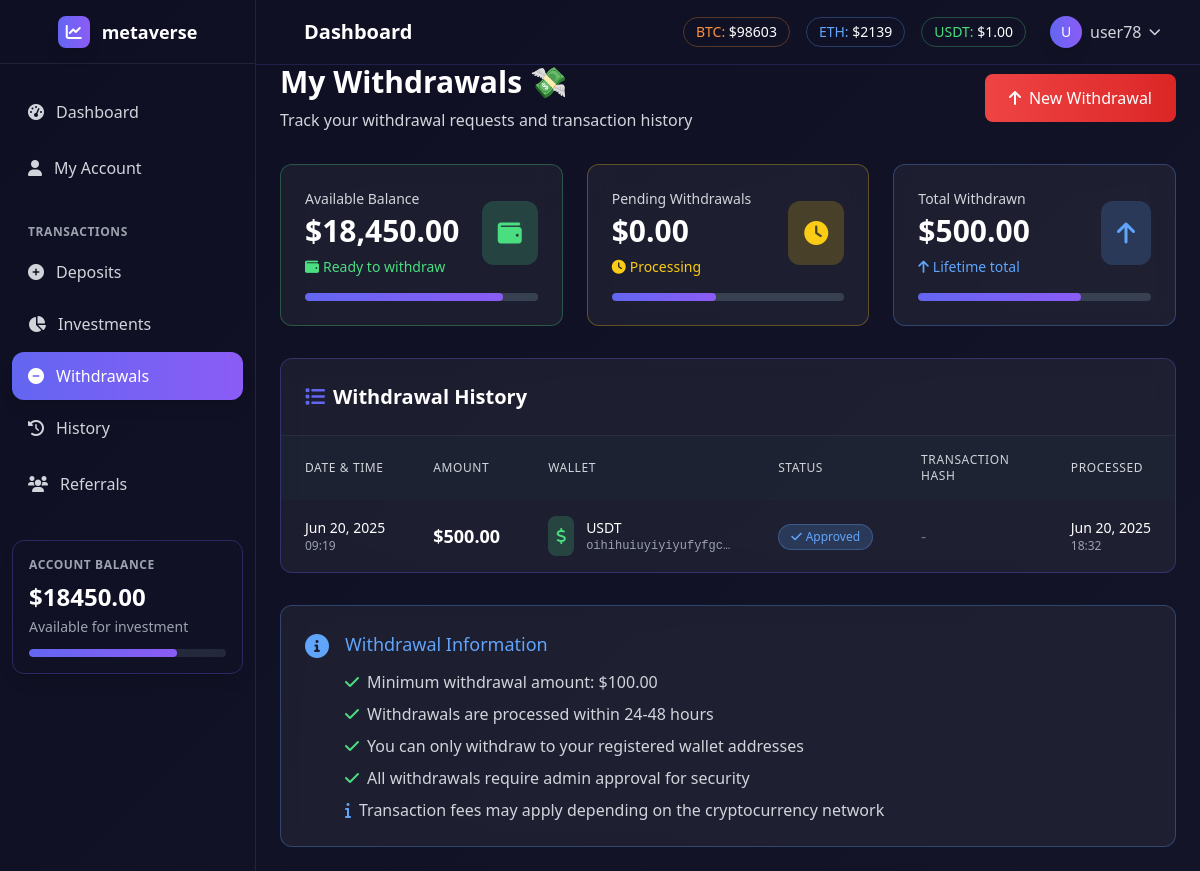
Page /transactions/withdrawals/ (signed in) on the earlier database version.
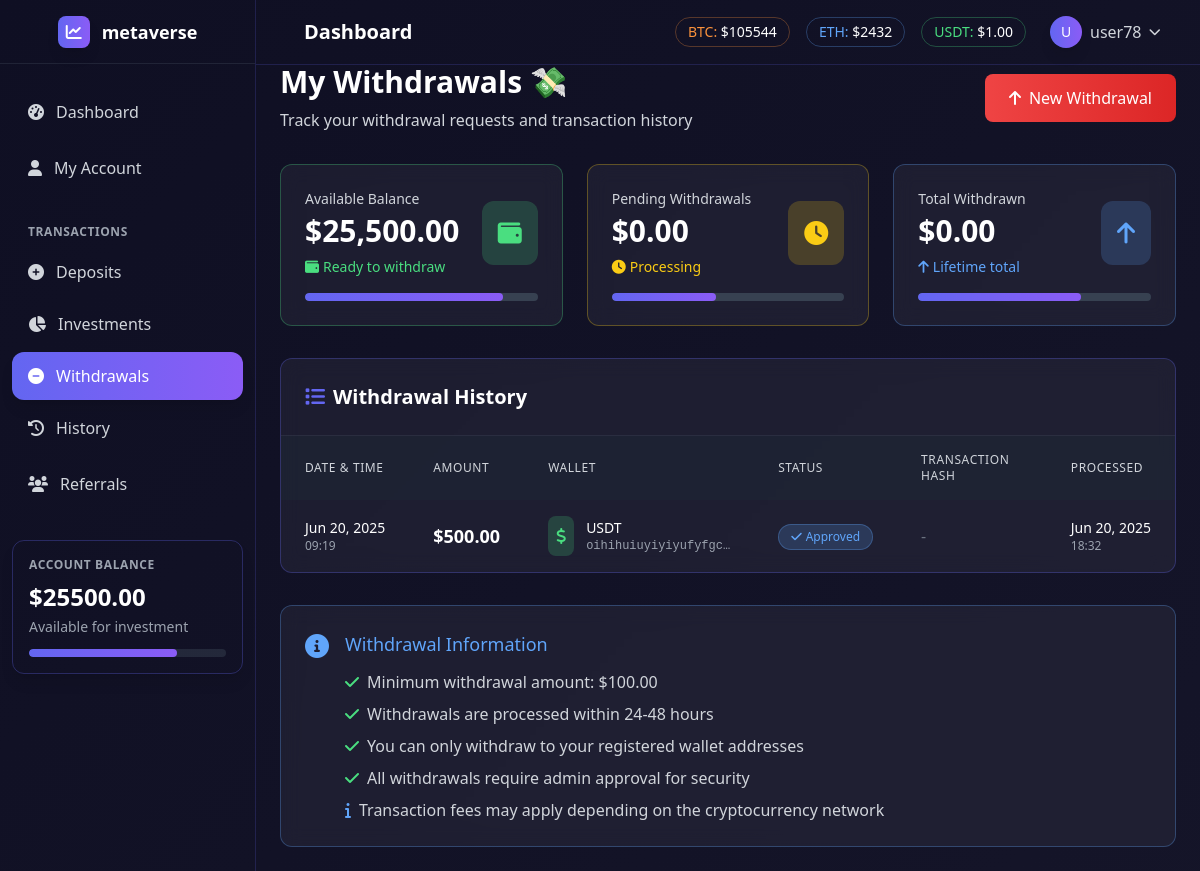
Same page on the later database version.
### core/models.py (models this page shows, shortened)
class CurrencyRate(models.Model):
    currency_code = models.CharField(max_length=10)  # BTC, ETH, USDT, USD, EUR, etc.
    rate_usd = models.DecimalField(max_digits=15, decimal_places=8)  # Rate in USD
    last_updated = models.DateTimeField(auto_now=True)

### accounts/models.py (models this page shows, shortened)
class CustomUser(AbstractUser):
    email = models.EmailField(unique=True)
    full_name = models.CharField(max_length=100)
    is_verified = models.BooleanField(default=False)
    is_approved = models.BooleanField(default=False)
    registration_step = models.IntegerField(default=1)  # 1 or 2
    created_at = models.DateTimeField(auto_now_add=True)
    updated_at = models.DateTimeField(auto_now=True)
    USERNAME_FIELD = 'username'
    REQUIRED_FIELDS = ['email', 'full_name']

class UserProfile(models.Model):
    CURRENCY_CHOICES = [
        ('USD', 'US Dollar'),
        ('EUR', 'Euro'),
        ('GBP', 'British Pound'),
        ('NGN', 'Nigerian Naira'),
        ('GHS', 'Ghanaian Cedi'),
        ('KES', 'Kenyan Shilling'),
        ('ZAR', 'South African Rand'),
    ]
    user = models.OneToOneField(CustomUser, on_delete=models.CASCADE, related_name='profile')
    state = models.CharField(max_length=100, blank=True)
    country = models.CharField(max_length=100, blank=True)
    currency = models.CharField(max_length=3, choices=CURRENCY_CHOICES, default='USD')
    phone_number = models.CharField(max_length=20, blank=True)
    date_of_birth = models.DateField(null=True, blank=True)
    address = models.TextField(blank=True)
    referral_code = models.CharField(max_length=20, unique=True, blank=True)
    referred_by = models.ForeignKey('self', on_delete=models.SET_NULL, null=True, blank=True)
    account_balance = models.DecimalField(max_digits=15, decimal_places=2, default=0.00)
    total_deposit = models.DecimalField(max_digits=15, decimal_places=2, default=0.00)
    total_withdrawal = models.DecimalField(max_digits=15, decimal_places=2, default=0.00)
    total_bonus = models.DecimalField(max_digits=15, decimal_places=2, default=0.00)
    current_investment = models.DecimalField(max_digits=15, decimal_places=2, default=0.00)
    pending_withdrawal = models.DecimalField(max_digits=15, decimal_places=2, default=0.00)
    created_at = models.DateTimeField(auto_now_add=True)
    updated_at = models.DateTimeField(auto_now=True)

### transactions/views.py (the view)
# urls.py: path('withdrawals/', views.manage_withdrawals, name='manage_withdrawals'),
@login_required
def withdrawals(request):
    user_withdrawals = Withdrawal.objects.filter(user=request.user).order_by('-created_at')
    return render(request, 'transactions/withdrawals.html', {'withdrawals': user_withdrawals})

### accounts/templatetags/math_filters.py (called while the page is built)
@register.filter
def currency(value):
    try:
        return "${:,.2f}".format(float(value))
    except (ValueError, TypeError):
        return "$0.00"

### admin_panel/context_processors.py (called while the page is built)
def investment_stats(request):
    if request.user.is_authenticated and request.user.is_staff:
        return {
            'investment_stats': calculate_investment_stats()
        }
    return {}

### core/context_processors.py (called while the page is built)
def site_settings(request):
    try:
        settings = SiteSettings.objects.first()
    except SiteSettings.DoesNotExist:
        settings = None
    return {'site_settings': settings}

def currency_rates(request):
    rates = {}
    try:
        currency_rates = CurrencyRate.objects.all()
        for rate in currency_rates:
            rates[rate.currency_code] = rate.rate_usd
    except:
        pass
    return {'currency_rates': rates}

### templates/transactions/withdrawals.html (shortened to what the changed rows need)
{% extends 'base.html' %}
{% load math_filters %}
{% block content %}
<div class="pt-16 p-6 animate-fade-in">
    <div class="max-w-6xl mx-auto">
        <div class="flex flex-col md:flex-row justify-between items-start md:items-center mb-8 gap-4">
            <div>
                <h1 class="text-3xl font-bold text-white mb-2">My Withdrawals 💸</h1>
            </div>
        </div>
        <div class="grid grid-cols-1 md:grid-cols-3 gap-6 mb-8">
            <div class="glass-effect rounded-xl p-6 border border-green-400 border-opacity-30 card-hover">
                <div class="flex items-center justify-between">
                    <div>
                        <p class="text-sm font-medium text-gray-300 mb-1">Available Balance</p>
                        <p class="text-3xl font-bold text-white">{{ user.profile.account_balance|currency }}</p>
                        <div class="flex items-center mt-2">
                            <i class="fas fa-wallet text-green-400 text-sm mr-1"></i>
                            <span class="text-green-400 text-sm">Ready to withdraw</span>
                        </div>
                    </div>
                </div>
            </div>
            <div class="glass-effect rounded-xl p-6 border border-yellow-400 border-opacity-30 card-hover">
                <div class="flex items-center justify-between">
                    <div>
                        <p class="text-sm font-medium text-gray-300 mb-1">Pending Withdrawals</p>
                        <p class="text-3xl font-bold text-white">{{ user.profile.pending_withdrawal|default:"0.00"|currency }}</p>
                        <div class="flex items-center mt-2">
                            <i class="fas fa-clock text-yellow-400 text-sm mr-1"></i>
                            <span class="text-yellow-400 text-sm">Processing</span>
                        </div>
                    </div>
                </div>
            </div>
            <div class="glass-effect rounded-xl p-6 border border-blue-400 border-opacity-30 card-hover">
                <div class="flex items-center justify-between">
                    <div>
                        <p class="text-sm font-medium text-gray-300 mb-1">Total Withdrawn</p>
                        <p class="text-3xl font-bold text-white">{{ user.profile.total_withdrawal|default:"0.00"|currency }}</p>
                        <div class="flex items-center mt-2">
                            <i class="fas fa-arrow-up text-blue-400 text-sm mr-1"></i>
                            <span class="text-blue-400 text-sm">Lifetime total</span>
                        </div>
                    </div>
                </div>
            </div>
        </div>
        <div class="glass-effect rounded-xl border border-purple-primary border-opacity-30 overflow-hidden">
            <div class="p-6 border-b border-gray-600 border-opacity-30">
                <h2 class="text-xl font-semibold text-white flex items-center">
                    <i class="fas fa-list mr-2 text-purple-primary"></i>
                    Withdrawal History
                </h2>
            </div>
            {% if withdrawals %}
                <div class="overflow-x-auto">
                    <table class="min-w-full">
                        <thead class="bg-gray-800 bg-opacity-50">
                            <tr>
                                <th class="px-6 py-4 text-left text-xs font-medium text-gray-300 uppercase tracking-wider">Date & Time</th>
                                <th class="px-6 py-4 text-left text-xs font-medium text-gray-300 uppercase tracking-wider">Amount</th>
                                <th class="px-6 py-4 text-left text-xs font-medium text-gray-300 uppercase tracking-wider">Wallet</th>
                                <th class="px-6 py-4 text-left text-xs font-medium text-gray-300 uppercase tracking-wider">Status</th>
                                <th class="px-6 py-4 text-left text-xs font-medium text-gray-300 uppercase tracking-wider">Transaction Hash</th>
                                <th class="px-6 py-4 text-left text-xs font-medium text-gray-300 uppercase tracking-wider">Processed</th>
                            </tr>
                        </thead>
                    </table>
                </div>
            {% endif %}
        </div>
    </div>
</div>
{% endblock %}

### templates/partials/navbar.html (shortened to what this page needs)
<nav class="navbar-glass fixed top-0 left-0 right-0 z-40 lg:left-64 transition-all duration-300 border-b border-purple-primary border-opacity-20">
    <div class="px-4 sm:px-6 lg:px-8">
        <div class="flex justify-between h-16">
            <div class="flex items-center">
                <h1 class="ml-4 text-xl font-semibold text-white">
                    {% block page_title %}Dashboard{% endblock %}
                </h1>
            </div>
            <div class="flex items-center space-x-4">
                <div class="hidden md:flex items-center space-x-4 text-sm">
                    {% if currency_rates.BTC %}
                        <div class="crypto-ticker ticker-glass px-3 py-1 rounded-full border border-orange-400 border-opacity-30">
                            <span class="text-orange-400">BTC:</span>
                            <span class="text-white font-medium">${{ currency_rates.BTC|floatformat:0 }}</span>
                        </div>
                    {% endif %}
                    {% if currency_rates.ETH %}
                        <div class="crypto-ticker ticker-glass px-3 py-1 rounded-full border border-blue-400 border-opacity-30">
                            <span class="text-blue-400">ETH:</span>
                            <span class="text-white font-medium">${{ currency_rates.ETH|floatformat:0 }}</span>
                        </div>
                    {% endif %}
                    {% if currency_rates.USDT %}
                        <div class="crypto-ticker ticker-glass px-3 py-1 rounded-full border border-green-400 border-opacity-30">
                            <span class="text-green-400">USDT:</span>
                            <span class="text-white font-medium">${{ currency_rates.USDT|floatformat:2 }}</span>
                        </div>
                    {% endif %}
                </div>
                <div class="relative">
                    <button id="user-menu-btn" class="flex items-center space-x-2 text-gray-300 hover:text-white transition-colors duration-200 p-2 rounded-lg hover:bg-white hover:bg-opacity-10">
                        <div class="w-8 h-8 bg-gradient-to-r from-purple-primary to-purple-secondary rounded-full flex items-center justify-center text-white text-sm font-medium shadow-lg">
                            {{ user.username|first|upper }}
                        </div>
                        <span class="hidden sm:block font-medium">{{ user.username }}</span>
                        <i class="fas fa-chevron-down text-xs"></i>
                    </button>
                </div>
            </div>
        </div>
    </div>
</nav>
{% include 'partials/sidebar.html' %}

### templates/partials/sidebar.html (shortened to what the changed rows need)
<div id="sidebar" class="fixed inset-y-0 left-0 z-30 w-64 sidebar-glass transform -translate-x-full transition-transform duration-300 ease-in-out lg:translate-x-0 border-r border-purple-primary border-opacity-20">
    <nav class="mt-6 px-3">
        <div class="mt-8 p-4 balance-card rounded-xl border border-purple-primary border-opacity-30 shadow-lg">
            <div class="text-gray-400 text-xs uppercase tracking-wider mb-2 font-semibold">Account Balance</div>
            <div class="text-white text-2xl font-bold mb-1">${{ user.profile.account_balance|floatformat:2 }}</div>
            <div class="text-gray-400 text-sm mb-3">Available for investment</div>
            <div class="h-2 bg-gray-700 bg-opacity-50 rounded-full overflow-hidden">
                <div class="progress-bar h-full rounded-full" style="width: 75%"></div>
            </div>
        </div>
    </nav>
</div>

Differences in the rows shown:
changed CurrencyRate (number 1 of 3 on the later page): BTC "98603" → "105544"
changed CurrencyRate (number 2 of 3 on the later page): ETH "2139" → "2432"
changed CustomUser "user78": profile.account_balance "18450.00" → "25500.00"; profile.account_balance "$18,450.00" → "$25,500.00"; profile.total_withdrawal "$500.00" → "$0.00"
